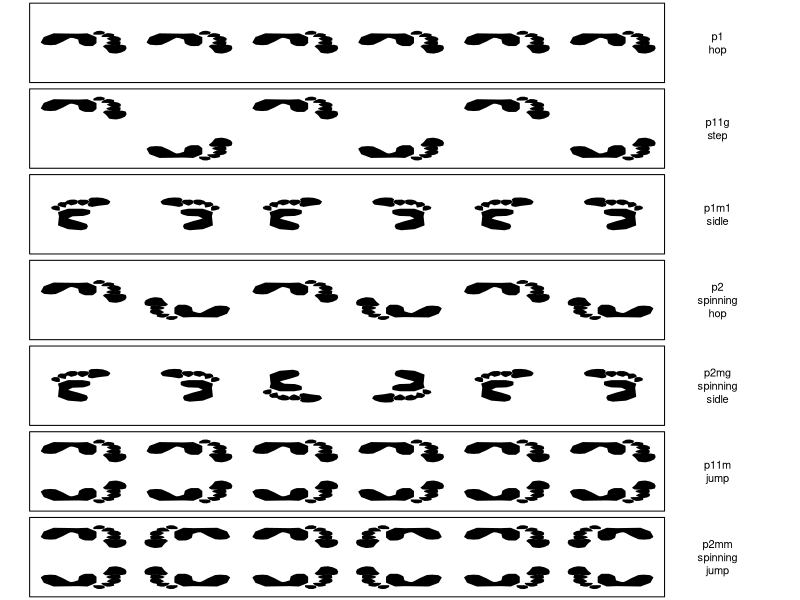
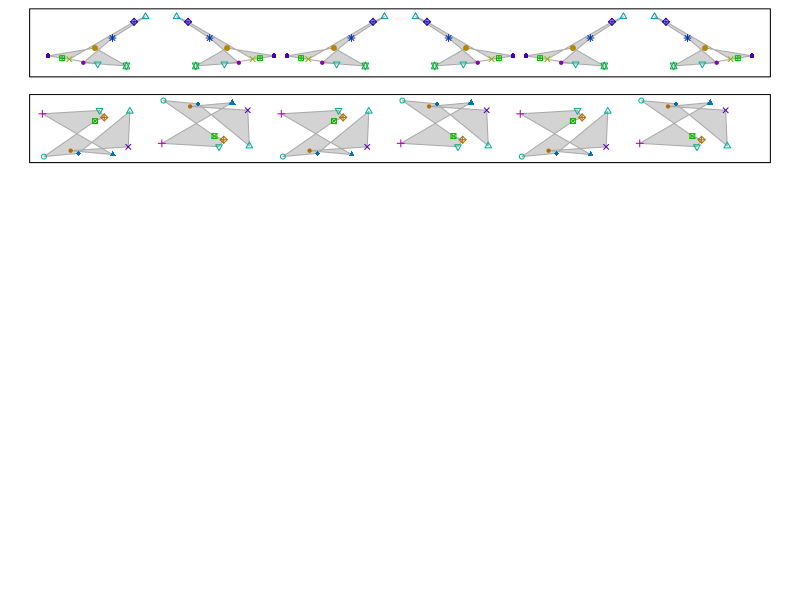

These figures' R source, in order:
## ---- chunk 1
fgs = sample(1:7,2)
fg1 = fgs[1]
fg2 = fgs[2]
sol1 = paste0(1*(1:7==fg1),collapse="")
sol2 = paste0(1*(1:7==fg2),collapse="")

w1 = c("p1","p11g","p1m1","p2","p2mg","p11m","p2mm")
w2 = c("hop","step","sidle","spinning hop","spinning sidle","jump","spinning jump")
wrd1a = w1[fg1]
wrd1b = w2[fg1]
wrd2a = w1[fg2]
wrd2b = w2[fg2]

ftprnt = function(x=0,y=0,s=1,theta=0,flipv=F,fliph=F){
    x1=c(-12.57738669298246, -11.97099789298246, -10.69084389298246, -9.61281919298246, -8.13053549298246, -7.052511092982459, -6.513498792982459, -5.907109992982459, -4.82908539298246, -4.62695589298246, -4.02056749298246, -3.41417849298246,-2,-1.8,-1.2,-1.2,-3,-5,-10,-12)
    y1=c(0.7291971929825536, 1.7398271929825455, 2.009327192982539, 1.8072171929825345, 0.05543719298253791, -1.4942228070174792, -2.100622807017487, -1.9658728070174902, -1.0899728070174888, 1.1334571929825188, 2.009327192982539, 2.48097719298255,2.5,2.3,1,-2,-4,-3.8,-4,-2)
    x2=c(1.0015618070175414, 1.612268807017541, 2.1793538070175416, 3.0081708070175424, 3.9678538070175406, 4.7966708070175414, 5.0584018070175425, 4.9275368070175425, 4.229584807017542, 2.702817807017542, 1.5686468070175419, 0.783451807017542, 0.3908548070175417)
    y2=c(4.272237192982573, 6.235237192982595, 6.496967192982595, 6.6714571929825865, 6.14797719298258, 5.144677192982556, 4.010517192982547, 2.789097192982524, 2.3528771929825325, 2.5709971929825315, 2.1783771929825093, 2.3092671929825315, 2.9635871929825157)
    x3=c(2.1793538070175416, 3.0517918070175405, 3.7497438070175413, 3.8369838070175426, 3.269898807017544, 2.397459807017544, 1.394155807017544, 1.0888018070175445)
    y3=c(2.0038871929825746, 2.3092371929825504, 1.9166271929825598, 0.5643671929825587, -0.0027428070174551067, 0.04085719298257118, 0.607937192982547, 1.0005571929825692)
    x4=c(1.8739998070175403, 2.17935380701754, 3.5316338070175384, 3.8806098070175388, 3.836989807017538, 3.3135268070175385, 2.790062807017538, 2.3974658070175394, 2.4847058070175407, 1.786754807017541, 1.1324248070175411, 0.39085280701754144, 0.04187680701754104, 1.2632908070175404, 1.786754807017541, 1.917619807017541, 1.2196688070175412)
    y4=c(-0.4389328070174088, -0.2208128070174098, -0.1772128070173835, -0.6570528070174078, -1.4858928070174215, -2.1838328070174384, -2.401932807017431, -2.7509128070174143, -3.57972280701739, -4.015942807017382, -4.103242807017409, -3.361672807017385, -2.5764628070173785, -2.489262807017383, -2.314772807017391, -1.922182807017407, -1.3550728070173932)
    x5=c(-0.2634751929824599, 0.43447580701753985, 0.5217158070175394, -0.17623519298246038, -0.9178081929824611, -1.6157591929824608, -1.6593791929824615)
    y5=c(-3.841452807017447, -4.103182807017447, -4.888382807017422, -5.411832807017447, -5.324632807017451, -4.452192807017468, -3.841482807017485)
    x1 = x1+4
    x2 = x2+4
    x3 = x3+4
    x4 = x4+4
    x5 = x5+4
    
    y1 = y1-1
    y2 = y2-1
    y3 = y3-1
    y4 = y4-1
    y5 = y5-1
    rngx = max(c(x1,x2,x3,x4,x5))-min(c(x1,x2,x3,x4,x5))
    rngy = max(c(y1,y2,y3,y4,y5))-min(c(y1,y2,y3,y4,y5))
    mxr = max(rngx,rngy)
    x1 = x1/mxr*s
    x2 = x2/mxr*s
    x3 = x3/mxr*s
    x4 = x4/mxr*s
    x5 = x5/mxr*s
    y1 = y1/mxr*s
    y2 = y2/mxr*s
    y3 = y3/mxr*s
    y4 = y4/mxr*s
    y5 = y5/mxr*s
    
    if(flipv){
        y1 = -y1
        y2 = -y2
        y3 = -y3
        y4 = -y4
        y5 = -y5
    }
    if(fliph){
        x1 = -x1
        x2 = -x2
        x3 = -x3
        x4 = -x4
        x5 = -x5
    }
    X1 = x1*cos(theta)-y1*sin(theta)
    Y1 = x1*sin(theta)+y1*cos(theta)
    X2 = x2*cos(theta)-y2*sin(theta)
    Y2 = x2*sin(theta)+y2*cos(theta)
    X3 = x3*cos(theta)-y3*sin(theta)
    Y3 = x3*sin(theta)+y3*cos(theta)
    X4 = x4*cos(theta)-y4*sin(theta)
    Y4 = x4*sin(theta)+y4*cos(theta)
    X5 = x5*cos(theta)-y5*sin(theta)
    Y5 = x5*sin(theta)+y5*cos(theta)
    
    polygon(X1+x,Y1+y,col="black")
    polygon(X2+x,Y2+y,col="black")
    polygon(X3+x,Y3+y,col="black")
    polygon(X4+x,Y4+y,col="black")
    polygon(X5+x,Y5+y,col="black")
}


getbasedots = function(fg=1,n=4){
    if(fg<6){
        x = runif(2*n)
        y = runif(2*n)-0.5
        h = runif(2*n)
        p = sample(1:20,2*n)
    } else {
        x = runif(n)
        y = runif(n)-0.5
        h = runif(n)
        p = sample(1:20,n)
        x = c(x,x)
        y = c(y,-y)
        h = c(h,h)
        p = c(p,p) 
    }
    dots = data.frame(x,y,h,p)
    return(dots)
}

translate = function(dots,dx=1){
    tdots = data.frame(dots)
    tdots$x = dots$x+dx
    return(tdots)
}
rotate = function(dots,xr){
    tdots = data.frame(dots)
    tdots$x = tdots$x-xr
    tdots$x = -tdots$x+xr
    tdots$y = -tdots$y
    return(tdots)
}
glide = function(dots,dx){
    tdots = data.frame(dots)
    tdots$x = tdots$x+dx
    tdots$y = -tdots$y
    return(tdots)
}
mirror = function(dots,xr){
    tdots = data.frame(dots)
    tdots$x = tdots$x-xr
    tdots$x = -tdots$x+xr
    return(tdots)
}

drawdots = function(dots,fg,val=1){
    polygon(dots$x,dots$y,col="lightgrey",fillOddEven = T,border="darkgrey")
    points(dots$x,dots$y,col=hsv(dots$h,1,val),pch=dots$p)
    if(fg==1){
        for(i in 1:5){
            dots = translate(dots,1)
            polygon(dots$x,dots$y,col="lightgrey",fillOddEven = T,border="darkgrey")
            points(dots$x,dots$y,col=hsv(dots$h,1,val),pch=dots$p)
        }
    }
    if(fg==2){
        for(i in 1:5){
            dots = glide(dots,1)
            polygon(dots$x,dots$y,col="lightgrey",fillOddEven = T,border="darkgrey")
            points(dots$x,dots$y,col=hsv(dots$h,1,val),pch=dots$p)
        }
    }
    if(fg==3){
        for(i in 1:5){
            dots = mirror(dots,i)
            polygon(dots$x,dots$y,col="lightgrey",fillOddEven = T,border="darkgrey")
            points(dots$x,dots$y,col=hsv(dots$h,1,val),pch=dots$p)
        }
    }
    if(fg==4){
        for(i in 1:5){
            dots = rotate(dots,i)
            polygon(dots$x,dots$y,col="lightgrey",fillOddEven = T,border="darkgrey")
            points(dots$x,dots$y,col=hsv(dots$h,1,val),pch=dots$p)
        }
    }
    if(fg==5){
        for(i in 1:5){
            if(i%%2==1){
                dots = mirror(dots,i)
            } else {
                dots = rotate(dots,i)
            }
            polygon(dots$x,dots$y,col="lightgrey",fillOddEven = T,border="darkgrey")
            points(dots$x,dots$y,col=hsv(dots$h,1,val),pch=dots$p)
        }
    }
    if(fg==6){
        for(i in 1:5){
            dots = translate(dots,1)
            polygon(dots$x,dots$y,col="lightgrey",fillOddEven = T,border="darkgrey")
            points(dots$x,dots$y,col=hsv(dots$h,1,val),pch=dots$p)
        }
    }
    if(fg==7){
        for(i in 1:5){
            dots = mirror(dots,i)
            polygon(dots$x,dots$y,col="lightgrey",fillOddEven = T,border="darkgrey")
            points(dots$x,dots$y,col=hsv(dots$h,1,val),pch=dots$p)
        }
    }
}


## ---- chunk 2
par(mar=c(0,0,0,0),mfrow=c(7,1))
plot(0,0,"l",ann=F,axes=F,xlim=c(0,7),ylim=c(-1,1))
for(x in seq(0.5,5.5,1)){
    ftprnt(x,0,0.8,0,T)
}
text(6.5,0,"p1\nhop")
polygon(c(0,0,6,6),c(-1,1,1,-1))

plot(0,0,"l",ann=F,axes=F,xlim=c(0,7),ylim=c(-1,1))
for(x in seq(0.5,4.5,2)){
    ftprnt(x,0.5,0.8,0,T)
}
for(x in seq(1.5,5.5,2)){
    ftprnt(x,-0.5,0.8,0)
}
text(6.5,0,"p11g\nstep")
polygon(c(0,0,6,6),c(-1,1,1,-1))


plot(0,0,"l",ann=F,axes=F,xlim=c(0,7),ylim=c(-1,1))
for(x in seq(0.5,4.5,2)){
    ftprnt(x,0,0.8,pi/2,T)
}
for(x in seq(1.5,5.5,2)){
    ftprnt(x,0,0.8,pi/2)
}
text(6.5,0,"p1m1\nsidle")
polygon(c(0,0,6,6),c(-1,1,1,-1))

plot(0,0,"l",ann=F,axes=F,xlim=c(0,7),ylim=c(-1,1))
for(x in seq(0.5,4.5,2)){
    ftprnt(x,0.2,0.8,0,T)
}
for(x in seq(1.5,5.5,2)){
    ftprnt(x,-0.2,0.8,pi,T)
}
text(6.5,0,"p2\nspinning\nhop")
polygon(c(0,0,6,6),c(-1,1,1,-1))


plot(0,0,"l",ann=F,axes=F,xlim=c(0,7),ylim=c(-1,1))
for(x in c(0.5,4.5)){
    ftprnt(x,0,0.8,pi/2,T)
}
for(x in c(1.5,5.5)){
    ftprnt(x,0,0.8,pi/2)
}
ftprnt(2.5,0,0.8,pi/2,T,T)
ftprnt(3.5,0,0.8,pi/2,F,T)
text(6.5,0,"p2mg\nspinning\nsidle")
polygon(c(0,0,6,6),c(-1,1,1,-1))

plot(0,0,"l",ann=F,axes=F,xlim=c(0,7),ylim=c(-1,1))
for(x in seq(0.5,5.5,1)){
    ftprnt(x,0.5,0.8,0,T)
}
for(x in seq(0.5,5.5,1)){
    ftprnt(x,-0.5,0.8,0)
}
text(6.5,0,"p11m\njump")
polygon(c(0,0,6,6),c(-1,1,1,-1))

plot(0,0,"l",ann=F,axes=F,xlim=c(0,7),ylim=c(-1,1))
for(x in seq(0.5,5.5,2)){
    ftprnt(x,0.5,0.8,0,T)
}
for(x in seq(0.5,5.5,2)){
    ftprnt(x,-0.5,0.8,0)
}
for(x in seq(1.5,5.5,2)){
    ftprnt(x,0.5,0.8,0,T,T)
}
for(x in seq(1.5,5.5,2)){
    ftprnt(x,-0.5,0.8,0,F,T)
}
text(6.5,0,"p2mm\nspinning\njump")
polygon(c(0,0,6,6),c(-1,1,1,-1))

## ---- chunk 3
par(mar=c(0,0,0,0))
dots = getbasedots(fg1,5)
plot(0,0,type="n",xlim=c(-0.1,6.1),ylim=c(-0.7,0.7),axes=F,ann=F)
drawdots(dots,fg1,0.7)
polygon(c(-.1,-.1,6.1,6.1),c(-0.6,0.6,0.6,-0.6))
## ---- chunk 4
par(mar=c(0,0,0,0))
dots = getbasedots(fg2,5)
plot(0,0,type="n",xlim=c(-0.1,6.1),ylim=c(-0.7,0.7),axes=F,ann=F)
drawdots(dots,fg2,0.7)
polygon(c(-.1,-.1,6.1,6.1),c(-0.6,0.6,0.6,-0.6))
